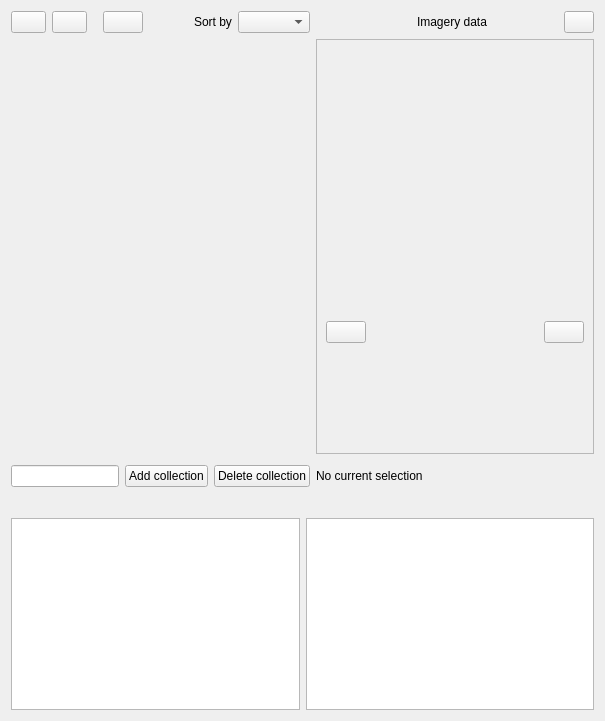
         <widget class="QWidget" name="catalogTab">
          <attribute name="title">
           <string>My imagery</string>
          </attribute>
          <layout class="QVBoxLayout" name="verticalLayout_12">
           <item>
            <layout class="QHBoxLayout" name="horizontalLayout_11">
             <item>
              <layout class="QGridLayout" name="gridLayout_6">
               <item row="5" column="0">
                <layout class="QHBoxLayout" name="horizontalLayout_18">
                 <item>
                  <widget class="QLineEdit" name="filterCatalog">
                   <property name="placeholderText">
                    <string/>
                   </property>
                  </widget>
                 </item>
                 <item>
                  <widget class="QPushButton" name="addCatalogButton">
                   <property name="maximumSize">
                    <size>
                     <width>16777215</width>
                     <height>16777215</height>
                    </size>
                   </property>
                   <property name="text">
                    <string>Add collection</string>
                   </property>
                  </widget>
                 </item>
                 <item>
                  <widget class="QPushButton" name="deleteCatalogButton">
                   <property name="maximumSize">
                    <size>
                     <width>16777215</width>
                     <height>16777215</height>
                    </size>
                   </property>
                   <property name="text">
                    <string>Delete collection</string>
                   </property>
                  </widget>
                 </item>
                </layout>
               </item>
               <item row="7" column="0">
                <widget class="QLabel" name="dataLimit">
                 <property name="text">
                  <string/>
                 </property>
                </widget>
               </item>
               <item row="4" column="0">
                <layout class="QVBoxLayout" name="catalogTableLayout">
                 <property name="rightMargin">
                  <number>0</number>
                 </property>
                </layout>
               </item>
               <item row="4" column="2">
                <widget class="QFrame" name="verticalFrame">
                 <property name="minimumSize">
                  <size>
                   <width>0</width>
                   <height>0</height>
                  </size>
                 </property>
                 <property name="maximumSize">
                  <size>
                   <width>278</width>
                   <height>16777215</height>
                  </size>
                 </property>
                 <property name="frameShape">
                  <enum>QFrame::StyledPanel</enum>
                 </property>
                </widget>
               </item>
               <item row="5" column="2">
                <layout class="QVBoxLayout" name="verticalLayout_9">
                 <property name="topMargin">
                  <number>0</number>
                 </property>
                 <item>
                  <widget class="QLabel" name="catalogSelectionLabel">
                   <property name="sizePolicy">
                    <sizepolicy hsizetype="Maximum" vsizetype="Preferred">
                     <horstretch>0</horstretch>
                     <verstretch>0</verstretch>
                    </sizepolicy>
                   </property>
                   <property name="minimumSize">
                    <size>
                     <width>278</width>
                     <height>32</height>
                    </size>
                   </property>
                   <property name="maximumSize">
                    <size>
                     <width>278</width>
                     <height>16777215</height>
                    </size>
                   </property>
                   <property name="text">
                    <string>No current selection</string>
                   </property>
                   <property name="alignment">
                    <set>Qt::AlignLeading|Qt::AlignLeft|Qt::AlignVCenter</set>
                   </property>
                  </widget>
                 </item>
                </layout>
               </item>
               <item row="0" column="0">
                <layout class="QHBoxLayout" name="horizontalLayout_14">
                 <item>
                  <widget class="QPushButton" name="seeMosaicsButton">
                   <property name="minimumSize">
                    <size>
                     <width>35</width>
                     <height>0</height>
                    </size>
                   </property>
                   <property name="maximumSize">
                    <size>
                     <width>35</width>
                     <height>16777215</height>
                    </size>
                   </property>
                   <property name="text">
                    <string/>
                   </property>
                  </widget>
                 </item>
                 <item>
                  <widget class="QPushButton" name="seeImagesButton">
                   <property name="minimumSize">
                    <size>
                     <width>35</width>
                     <height>0</height>
                    </size>
                   </property>
                   <property name="maximumSize">
                    <size>
                     <width>35</width>
                     <height>16777215</height>
                    </size>
                   </property>
                   <property name="layoutDirection">
                    <enum>Qt::LeftToRight</enum>
                   </property>
                   <property name="text">
                    <string/>
                   </property>
                  </widget>
                 </item>
                 <item>
                  <spacer name="horizontalSpacer_14">
                   <property name="orientation">
                    <enum>Qt::Horizontal</enum>
                   </property>
                   <property name="sizeType">
                    <enum>QSizePolicy::Fixed</enum>
                   </property>
                   <property name="sizeHint" stdset="0">
                    <size>
                     <width>10</width>
                     <height>20</height>
                    </size>
                   </property>
                  </spacer>
                 </item>
                 <item>
                  <widget class="QPushButton" name="refreshCatalogButton">
                   <property name="sizePolicy">
                    <sizepolicy hsizetype="Fixed" vsizetype="Fixed">
                     <horstretch>0</horstretch>
                     <verstretch>0</verstretch>
                    </sizepolicy>
                   </property>
                   <property name="minimumSize">
                    <size>
                     <width>30</width>
                     <height>0</height>
                    </size>
                   </property>
                   <property name="text">
                    <string/>
                   </property>
                  </widget>
                 </item>
                 <item>
                  <spacer name="horizontalSpacer_8">
                   <property name="orientation">
                    <enum>Qt::Horizontal</enum>
                   </property>
                   <property name="sizeHint" stdset="0">
                    <size>
                     <width>40</width>
                     <height>20</height>
                    </size>
                   </property>
                  </spacer>
                 </item>
                 <item>
                  <widget class="QLabel" name="label_6">
                   <property name="text">
                    <string>Sort by</string>
                   </property>
                  </widget>
                 </item>
                 <item>
                  <widget class="QComboBox" name="sortCatalogCombo">
                   <property name="minimumSize">
                    <size>
                     <width>0</width>
                     <height>0</height>
                    </size>
                   </property>
                  </widget>
                 </item>
                </layout>
               </item>
               <item row="0" column="2">
                <layout class="QHBoxLayout" name="horizontalLayout_17">
                 <property name="topMargin">
                  <number>0</number>
                 </property>
                 <item>
                  <spacer name="horizontalSpacer_4">
                   <property name="orientation">
                    <enum>Qt::Horizontal</enum>
                   </property>
                   <property name="sizeType">
                    <enum>QSizePolicy::Fixed</enum>
                   </property>
                   <property name="sizeHint" stdset="0">
                    <size>
                     <width>30</width>
                     <height>20</height>
                    </size>
                   </property>
                  </spacer>
                 </item>
                 <item>
                  <widget class="QLabel" name="infoPreviewLabel">
                   <property name="sizePolicy">
                    <sizepolicy hsizetype="Preferred" vsizetype="Fixed">
                     <horstretch>0</horstretch>
                     <verstretch>0</verstretch>
                    </sizepolicy>
                   </property>
                   <property name="maximumSize">
                    <size>
                     <width>278</width>
                     <height>16777215</height>
                    </size>
                   </property>
                   <property name="text">
                    <string>Imagery data</string>
                   </property>
                   <property name="alignment">
                    <set>Qt::AlignCenter</set>
                   </property>
                  </widget>
                 </item>
                 <item>
                  <widget class="QPushButton" name="myImageryDocsButton">
                   <property name="minimumSize">
                    <size>
                     <width>0</width>
                     <height>0</height>
                    </size>
                   </property>
                   <property name="maximumSize">
                    <size>
                     <width>30</width>
                     <height>16777215</height>
                    </size>
                   </property>
                   <property name="text">
                    <string/>
                   </property>
                  </widget>
                 </item>
                </layout>
               </item>
               <item row="7" column="0">
                <widget class="QLabel" name="dataLimit">
                 <property name="text">
                  <string/>
                 </property>
                </widget>
               </item>
               <item row="4" column="2">
                <widget class="QFrame" name="verticalFrame">
                 <property name="minimumSize">
                  <size>
                   <width>0</width>
                   <height>0</height>
                  </size>
                 </property>
                 <property name="maximumSize">
                  <size>
                   <width>278</width>
                   <height>16777215</height>
                  </size>
                 </property>
                 <property name="frameShape">
                  <enum>QFrame::StyledPanel</enum>
                 </property>
                 <layout class="QVBoxLayout" name="verticalLayout_8">
                  <item>
                   <spacer name="verticalSpacer_6">
                    <property name="orientation">
                     <enum>Qt::Vertical</enum>
                    </property>
                    <property name="sizeType">
                     <enum>QSizePolicy::MinimumExpanding</enum>
                    </property>
                    <property name="sizeHint" stdset="0">
                     <size>
                      <width>20</width>
                      <height>5</height>
                     </size>
                    </property>
                   </spacer>
                  </item>
                  <item>
                   <widget class="QLabel" name="imagePreview">
                    <property name="sizePolicy">
                     <sizepolicy hsizetype="Preferred" vsizetype="Preferred">
                      <horstretch>0</horstretch>
                      <verstretch>0</verstretch>
                     </sizepolicy>
                    </property>
                    <property name="minimumSize">
                     <size>
                      <width>256</width>
                      <height>256</height>
                     </size>
                    </property>
                    <property name="maximumSize">
                     <size>
                      <width>256</width>
                      <height>256</height>
                     </size>
                    </property>
                    <property name="frameShape">
                     <enum>QFrame::NoFrame</enum>
                    </property>
                    <property name="text">
                     <string/>
                    </property>
                    <property name="alignment">
                     <set>Qt::AlignLeading|Qt::AlignLeft|Qt::AlignTop</set>
                    </property>
                   </widget>
                  </item>
                  <item>
                   <spacer name="verticalSpacer_8">
                    <property name="orientation">
                     <enum>Qt::Vertical</enum>
                    </property>
                    <property name="sizeType">
                     <enum>QSizePolicy::MinimumExpanding</enum>
                    </property>
                    <property name="sizeHint" stdset="0">
                     <size>
                      <width>20</width>
                      <height>5</height>
                     </size>
                    </property>
                   </spacer>
                  </item>
                  <item>
                   <layout class="QHBoxLayout" name="horizontalLayout_3">
                    <property name="topMargin">
                     <number>0</number>
                    </property>
                    <item>
                     <widget class="QPushButton" name="previousImageButton">
                      <property name="text">
                       <string/>
                      </property>
                     </widget>
                    </item>
                    <item>
                     <spacer name="horizontalSpacer_14">
                      <property name="orientation">
                       <enum>Qt::Horizontal</enum>
                      </property>
                      <property name="sizeHint" stdset="0">
                       <size>
                        <width>40</width>
                        <height>20</height>
                       </size>
                      </property>
                     </spacer>
                    </item>
                    <item>
                     <widget class="QLabel" name="imageNumberLabel">
                      <property name="text">
                       <string/>
                      </property>
                     </widget>
                    </item>
                    <item>
                     <spacer name="horizontalSpacer_15">
                      <property name="orientation">
                       <enum>Qt::Horizontal</enum>
                      </property>
                      <property name="sizeHint" stdset="0">
                       <size>
                        <width>40</width>
                        <height>20</height>
                       </size>
                      </property>
                     </spacer>
                    </item>
                    <item>
                     <widget class="QPushButton" name="nextImageButton">
                      <property name="text">
                       <string/>
                      </property>
                     </widget>
                    </item>
                   </layout>
                  </item>
                  <item>
                   <spacer name="verticalSpacer_7">
                    <property name="orientation">
                     <enum>Qt::Vertical</enum>
                    </property>
                    <property name="sizeType">
                     <enum>QSizePolicy::MinimumExpanding</enum>
                    </property>
                    <property name="sizeHint" stdset="0">
                     <size>
                      <width>20</width>
                      <height>5</height>
                     </size>
                    </property>
                   </spacer>
                  </item>
                  <item>
                   <layout class="QVBoxLayout" name="verticalLayout_11">
                    <property name="topMargin">
                     <number>0</number>
                    </property>
                    <item>
                     <widget class="QLabel" name="catalogInfo">
                      <property name="minimumSize">
                       <size>
                        <width>0</width>
                        <height>90</height>
                       </size>
                      </property>
                      <property name="maximumSize">
                       <size>
                        <width>16777215</width>
                        <height>16777215</height>
                       </size>
                      </property>
                      <property name="text">
                       <string/>
                      </property>
                      <property name="alignment">
                       <set>Qt::AlignBottom|Qt::AlignLeading|Qt::AlignLeft</set>
                      </property>
                      <property name="margin">
                       <number>0</number>
                      </property>
                      <property name="indent">
                       <number>-1</number>
                      </property>
                     </widget>
                    </item>
                   </layout>
                  </item>
                 </layout>
                </widget>
               </item>
              </layout>
             </item>
            </layout>
           </item>
           <item>
            <layout class="QHBoxLayout" name="horizontalLayout_13">
             <property name="sizeConstraint">
              <enum>QLayout::SetDefaultConstraint</enum>
             </property>
             <property name="topMargin">
              <number>0</number>
             </property>
             <item>
              <widget class="QTableWidget" name="mosaicTable">
               <property name="maximumSize">
                <size>
                 <width>16777215</width>
                 <height>16777215</height>
                </size>
               </property>
              </widget>
             </item>
             <item>
              <widget class="QTableWidget" name="imageTable">
               <property name="maximumSize">
                <size>
                 <width>16777215</width>
                 <height>16777215</height>
                </size>
               </property>
              </widget>
             </item>
            </layout>
           </item>
          </layout>
         </widget>
